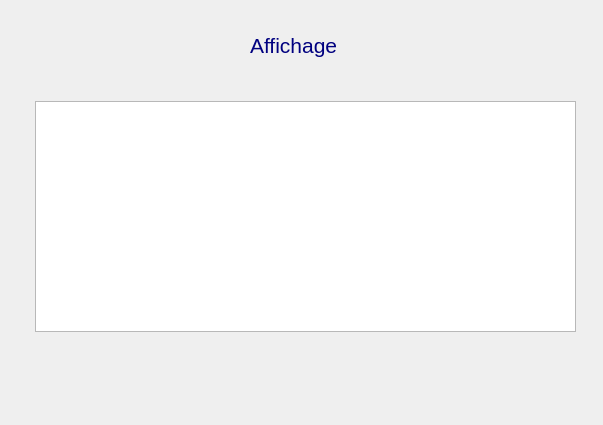
<?xml version="1.0" encoding="UTF-8"?>
<ui version="4.0">
 <class>affichage</class>
 <widget class="QDialog" name="affichage">
  <property name="geometry">
   <rect>
    <x>0</x>
    <y>0</y>
    <width>603</width>
    <height>425</height>
   </rect>
  </property>
  <property name="windowTitle">
   <string>Affichage</string>
  </property>
  <widget class="QLabel" name="label">
   <property name="geometry">
    <rect>
     <x>250</x>
     <y>20</y>
     <width>121</width>
     <height>51</height>
    </rect>
   </property>
   <property name="text">
    <string>&lt;!DOCTYPE HTML PUBLIC &quot;-//W3C//DTD HTML 4.0//EN&quot; &quot;http://www.w3.org/TR/REC-html40/strict.dtd&quot;&gt;
&lt;html&gt;&lt;head&gt;&lt;meta name=&quot;qrichtext&quot; content=&quot;1&quot; /&gt;&lt;style type=&quot;text/css&quot;&gt;
p, li { white-space: pre-wrap; }
&lt;/style&gt;&lt;/head&gt;&lt;body style=&quot; font-family:'MS Shell Dlg 2'; font-size:8.25pt; font-weight:400; font-style:normal;&quot;&gt;
&lt;p style=&quot; margin-top:0px; margin-bottom:0px; margin-left:0px; margin-right:0px; -qt-block-indent:0; text-indent:0px;&quot;&gt;&lt;span style=&quot; font-size:16pt; color:#00007f;&quot;&gt;Affichage&lt;/span&gt;&lt;/p&gt;&lt;/body&gt;&lt;/html&gt;</string>
   </property>
  </widget>
  <widget class="QTableView" name="comView">
   <property name="geometry">
    <rect>
     <x>35</x>
     <y>101</y>
     <width>541</width>
     <height>231</height>
    </rect>
   </property>
  </widget>
  <widget class="QPushButton" name="retourPB">
   <property name="geometry">
    <rect>
     <x>40</x>
     <y>340</y>
     <width>61</width>
     <height>41</height>
    </rect>
   </property>
   <property name="text">
    <string/>
   </property>
   <property name="icon">
    <iconset resource="Images.qrc">
     <normaloff>:/icon/Icon/28.png</normaloff>:/icon/Icon/28.png</iconset>
   </property>
   <property name="iconSize">
    <size>
     <width>30</width>
     <height>30</height>
    </size>
   </property>
   <property name="flat">
    <bool>true</bool>
   </property>
  </widget>
 </widget>
 <resources>
  <include location="Images.qrc"/>
 </resources>
 <connections/>
</ui>
